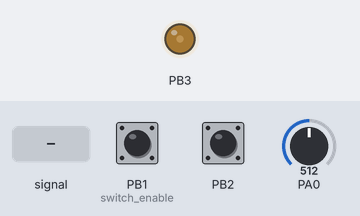
Bench run of a program on a simulated ATmega32, built with avr-gcc and emulated at 16 MHz. Shown: output pins drawn as LEDs (lit = HIGH). The test bench sets the inputs (shaded band); at power-on: PA0 = 512, PB1 (switch_enable) HIGH, PB2 HIGH.

Above: at 0.09 s.
At 1.2 s:
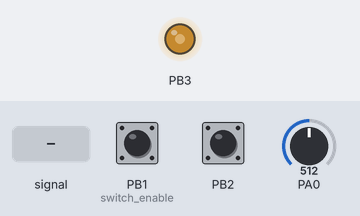
1.3 s: PA0 set to 716
At 2.6 s:
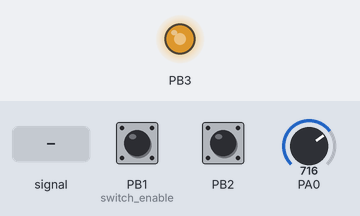
4.3 s: PA0 fed a 50 Hz sine of ±306 counts around its level
Timing chart, 0 to 5.3 s (numbered marks = the images above; inputs shaded):
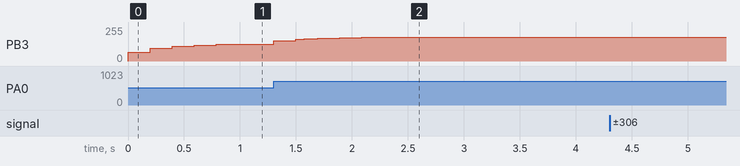

The program:

main.c
```c
////////////////////////////////////////////////////////////////////////////
//Atmega32 based echo generator                                           //
//visit my blog http://blog.vinu.co.in for more details                   //
//http://blog.vinu.co.in/2012/05/generating-audio-echo-using-atmega32.html//
//vinodstanur@gmail.com                                                   //
////////////////////////////////////////////////////////////////////////////

#include <avr/io.h>
#define F_CPU 16000000
#include <util/delay.h>

uint8_t buf[1900];

void pwm_init();
void adc_init();
uint16_t adc_read();
void switch_enable();

void main()
{
	int i,j;
	int8_t echo_level = 4;
	uint16_t rd;
	adc_init();
	pwm_init();
	switch_enable();
	i = 0;j=1;
	while(1) {
		rd = adc_read() +  buf[j]*echo_level;
		rd/=8;
		if(rd>255)rd=255;
		_delay_us(100);
		buf[i] = rd;
		OCR0 = rd;
		if(!(PINB & (1<<PB1))) {
			if(echo_level < 4) {
				echo_level++;
				_delay_ms(300);
			}
		} else if(!(PINB & (1<<PB2))) {
			if(echo_level > 0) {
				echo_level--;
				_delay_ms(300);
			}
		}
		i++;
		if(i==1899)i=0;
		j++;
		if(j==1899)j=0;
	}

}

void adc_init()
{
	ADMUX = 0b11000000;
	ADCSRA =0b10000010;
}

void switch_enable()
{
	DDRB &= ~((1<<PB1)|(1<<PB2));
	PORTB = (1<<PB1)|(1<<PB2);
}

uint16_t adc_read()
{
	uint16_t retl,reth;
	ADCSRA |= 1<<ADSC;
	while(!ADIF);
	ADCSRA |= 1<<ADIF;
	retl = ADCL;
	reth = ADCH;
	reth<<=8;
	reth|=retl;
	return reth;
}

void pwm_init()
{
    TCCR0|=(1<<WGM00)|(1<<WGM01)|(1<<COM01)|(1<<CS00);
    DDRB|=(1<<PB3);
}
```

Measured:
- after the input at 1.3 s, PB3: moves from 127/255 to 178/255 over 0.98 s, starting at once
